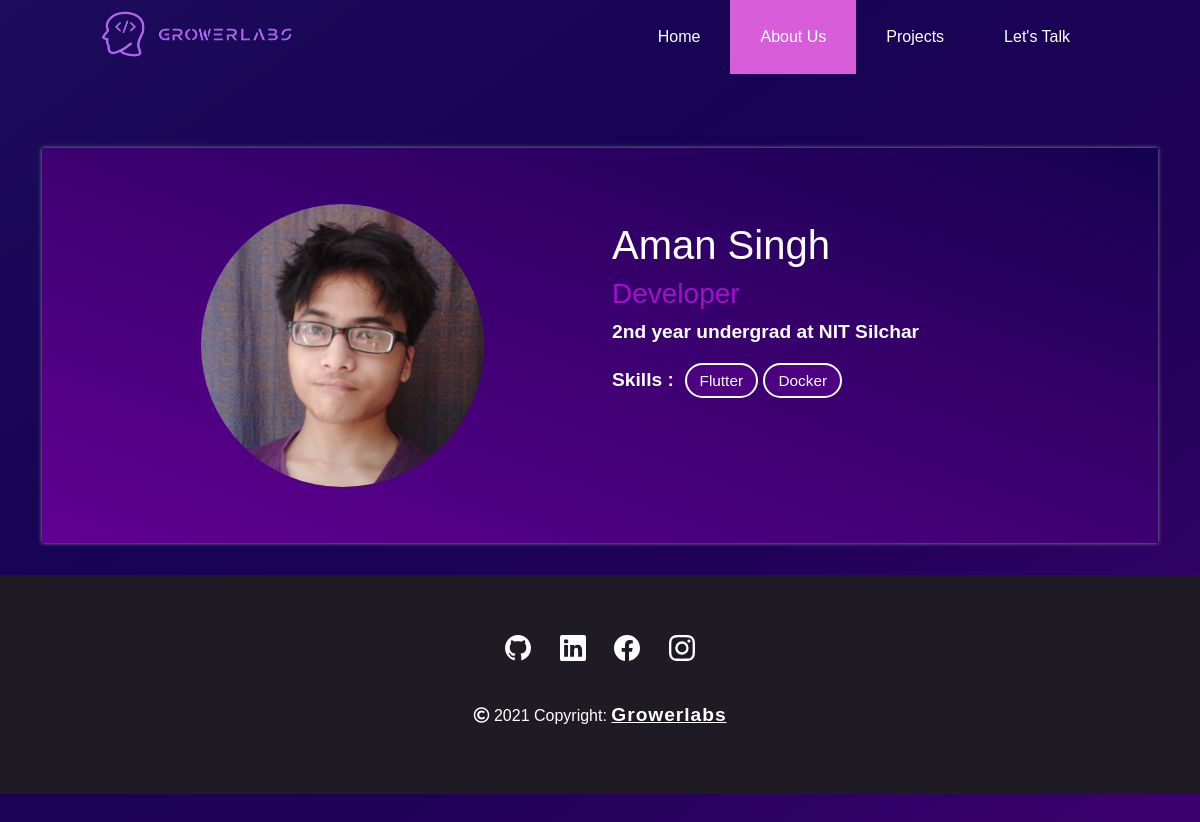
Screenshot of /profile/7 with the database file from the repository.
### growerlabs/models.py (models this page shows, shortened)
class Profile(models.Model):
    name = models.CharField(max_length=300)
    role = models.CharField(max_length=300)
    bio = models.TextField(blank=True, null=True)
    dp = models.ImageField(upload_to = 'dp', null= True)
    prof_user = models.ForeignKey(User, on_delete=models.CASCADE)
    github_link = models.URLField(null= True, blank=True)
    portfolio_link = models.URLField(null= True, blank=True)
    insta_link = models.URLField(null= True, blank=True)
    linkedin_link = models.URLField(null= True, blank=True)
    skills = models.ManyToManyField(Skill, related_name="skills")

class Skill(models.Model):
    skill = models.CharField(max_length=100)

### growerlabs/views.py (the view)
# urls.py: path('profile/<int:pk>', views.profile, name="profile"),
def profile(request, pk):
    prof = Profile.objects.filter(pk=pk)[0]
    if prof.github_link is not None:
        user_name = prof.github_link.split('/')[3]
        return render(request,"profile.html", { "prof":prof, "user_name":user_name })
    else:
        return render(request,"profile.html", { "prof":prof })

### templates/profile.html (shortened to what this page needs)
<!DOCTYPE html>
<html lang="en">
{% load static %}
<head>
  <link rel="stylesheet" href="{% static 'styleportfolio.css' %}">
  <link href="https://cdn.jsdelivr.net/npm/bootstrap@5.0.0-beta3/dist/css/bootstrap.min.css" rel="stylesheet"
>
  <link href="https://maxcdn.bootstrapcdn.com/font-awesome/4.3.0/css/font-awesome.min.css" rel="stylesheet">
  <link href="https://cdn.jsdelivr.net/gh/hung1001/font-awesome-pro@4cac1a6/css/all.css" rel="stylesheet" type="text/css" />
</head>
<link rel="stylesheet" href="//netdna.bootstrapcdn.com/font-awesome/4.0.3/css/font-awesome.css">
<link rel="stylesheet" href="https://use.fontawesome.com/releases/v5.15.4/css/all.css"
>
<link rel="stylesheet" href="https://unpkg.com/octicons@4.4.0/build/font/octicons.css">
<link rel="stylesheet" href="https://unpkg.com/github-activity-feed@latest/dist/github-activity.min.css">
<link rel="stylesheet" href="https://unpkg.com/github-activity-feed@latest/dist/github-activity.dark.min.css">
<link rel="stylesheet" href="https://unpkg.com/github-activity-feed@latest/dist/github-calendar.dark.min.css">
<link rel="stylesheet" href="https://unpkg.com/github-calendar@latest/dist/github-calendar-responsive.css" />
<body>
  <header class="header">
    <a href="" class="logo"><img src="{% static 'img/logo1.png' %}" alt=""></a>
    <ul class="menu">
      <li><a href="{% url 'home' %}">Home</a></li>
      <li><a href="{% url 'about' %}" class="active">About Us</a></li>
      <li><a href="{% url 'projects' %}">Projects</a></li>
      <li class="contact"><a href="{% url 'contact' %}">Let's Talk</a></li>
    </ul>
  </header>
  <div class="container portfolio">
    <div class="bio-info">
      <div class="row">
        <div class="col-md-6">
          <div class="row">
            <div class="col-md-12 bio">
              <div class="bio-image">
                <img src="{{prof.dp.url}}" alt="image" />
              </div>
            </div>
          </div>
        </div>
        <div class="col-md-6">
          <div class="bio-content">
            <h1>{{prof.name}}</h1>
            <h3>{{prof.role}}</h3>
            {% if prof.bio is not null %}
            <p>{{prof.bio}}</p>
            {% endif%}
            <p>
              Skills :&nbsp;
              {% for j in prof.skills.all %}
              <button class="skills_button">{{j.skill}}</button>
              {% endfor %}
            </p>
          </div>
        </div>
      </div>
    </div>
  </div>
   <div class="footer">
    <div class="gl_icons">
      <a href=""></a>
      <a href=""></a>
      <a href=""></a>
      <a href=""></a>
    </div>
    <div class="copyright">
      <p><i class="far fa-copyright"></i> 2021 Copyright: <span><a href="">Growerlabs</a></span></p>
    </div>
  </div>
</body>
</html>

### static/styleportfolio.css (style rules this page uses)
* { margin: 0; padding: 0; outline: none; box-sizing: border-box; font-family: 'Circular Std Book', sans-serif; text-decoration: none; }
body { align-items: center; justify-content: center; min-height: 100vh; background-image: linear-gradient( to left top, #3f0071, #37016b, #2f0165, #28015e, #200158, #1d0256, #1a0255, #170353, #180555, #1a0757, #1b0a59, #1c0c5b ); }
.header { position: absolute; width: 100%; z-index: 3; top: 0; background-image: linear-gradient( to right top, #47007a, #410074, #3a006f, #340069, #2c0063, #25005d, ); }
.header ul { margin: 0; padding: 0; list-style: none; overflow: hidden; }
.header li a { display: block; padding: 17px 20px; text-decoration: none; color: white; }
.header li a:hover, .active, .header .menu-btn:hover { background-color: #d75ddb; }
.header .logo { display: block; float: left; padding: 10px 10px; text-decoration: none; }
.header .logo img { height: 3em; width: 12em; }
.header .menu { clear: both; max-height: 0; transition: max-height .2s ease-out; }
@media (min-width: 65em) { .header li { float: left; } }
@media (min-width: 65em) { .header li a { padding: 25px 30px; } }
@media (min-width: 65em) { .header .menu { clear: none; float: right; max-height: none; } }
@media (min-width: 65em) { .header .logo { padding: 10px 100px; } }
@media (min-width: 65em) { .header ul .contact { padding-right: 100px; } }
.portfolio { padding: 7% 7% 0% 7%; margin-top: 8vh; text-align:center; }
.bio-info { padding: 5%; margin-bottom: 2em; background-image: linear-gradient( to right top, #610094, #5a008d, #540087, #4d0080, #47007a, #410074, #3a006f, #340069, #2c0063, #25005d, #1d0156, #150050 ); box-shadow: 0px 0px 4px 0px #909296; }
.bio-image { text-align:center; }
.bio-image img { border-radius:50%; width: 283px; height: 283px; object-fit: cover; }
.bio-content { text-align:left; color: white; margin-top: 17px; }
.bio-content h3 { color: rgb(159, 17, 202); }
.bio-content p { font-weight:600; font-size:1.2rem; }
.skills_button { padding: 4px 13px; background-color: #4d0080; border-radius: 50px; color: white; border: 2px solid white; font-size: 0.8em; }
.footer { background-color: #1f1b24; padding-top: 3.8em; padding-bottom: 3em; text-align: center; }
.gl_icons { padding-bottom: 2.5em; }
.gl_icons a { padding: 1%; }
.copyright p { color: white; }
.copyright a { color: white; font-weight: 600; font-size: 1.2em; letter-spacing: 0.05em; }

### rows the page displays
Profile: dp (picture), name "Aman Singh", role "Developer", bio "2nd year undergrad at NIT Silchar"
Skill: skill "Flutter"
Skill: skill "Docker"
